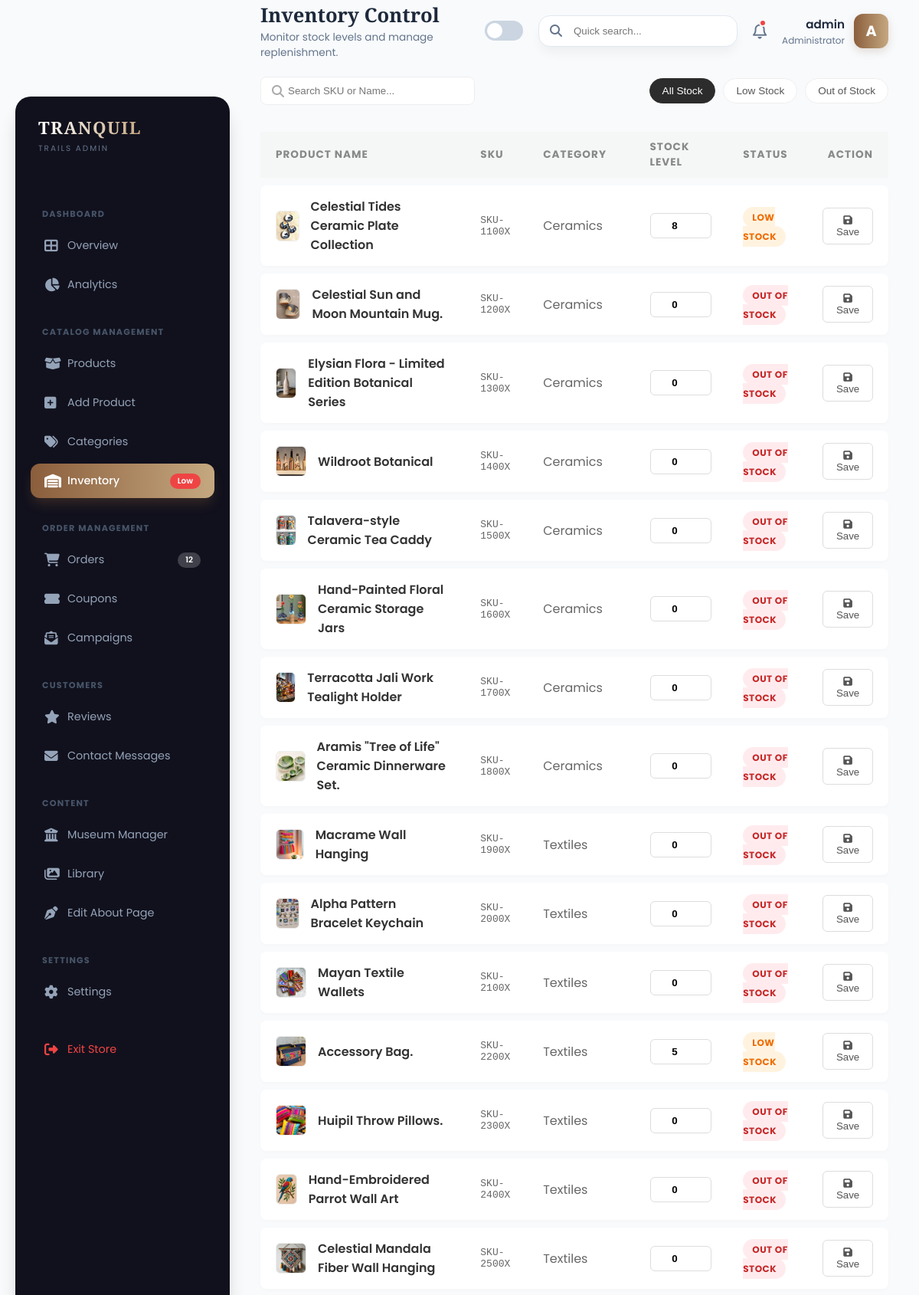
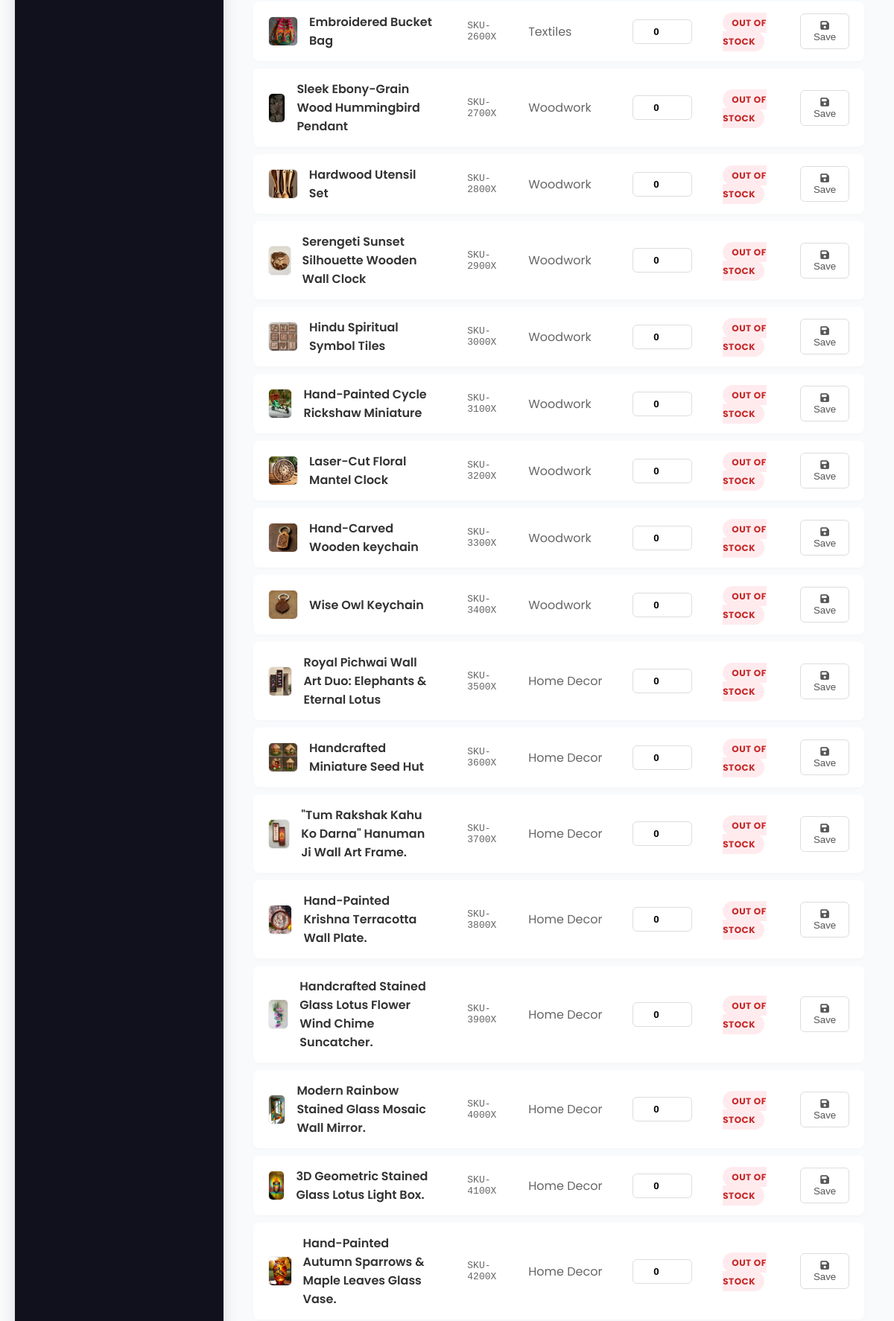
The page /admin-inventory/ (signed in, upper part) on the database its author committed (2 pictures, top to bottom).
### core/models.py (models this page shows, shortened)
class Product(models.Model):
    category = models.ForeignKey(Category, related_name='products', on_delete=models.CASCADE)
    name = models.CharField(max_length=200)
    slug = models.SlugField(unique=True)
    image = models.ImageField(upload_to='products/')
    description = models.TextField(blank=True)
    price = models.DecimalField(max_digits=10, decimal_places=2)
    stock = models.PositiveIntegerField(default=0)
    available = models.BooleanField(default=True)
    created_at = models.DateTimeField(auto_now_add=True)
    updated_at = models.DateTimeField(auto_now=True)

class Category(models.Model):
    name = models.CharField(max_length=100)
    slug = models.SlugField(unique=True)
    image = models.ImageField(upload_to='categories/', blank=True, null=True)
    class Meta:
        verbose_name_plural = "Categories"

### core/views.py (the view)
# urls.py: path('admin-inventory/', views.admin_inventory, name='admin_inventory'),
@login_required(login_url='login')
@user_passes_test(admin_only, login_url='login')
def admin_inventory(request):
    products = Product.objects.all().select_related('category')
    return render(request, 'admin/inventory.html', {
        'products': products
    })

### core/views.py (called while the page is built)
def admin_only(user):
    return user.is_authenticated and user.is_staff

### core/templates/admin/inventory.html (shortened to what this page needs)
{% extends 'admin/base_admin.html' %}
{% load static %}
{% block page_title %}Inventory Control{% endblock %}
{% block page_desc %}Monitor stock levels and manage replenishment.{% endblock %}
{% block content %}
<div class="fade-in-up">
    <div style="display: flex; justify-content: space-between; align-items: center; margin-bottom: 25px; flex-wrap: wrap; gap: 20px;">
        <div style="position: relative;">
            <i class="fas fa-search" style="position: absolute; left: 15px; top: 50%; transform: translateY(-50%); color: #aaa;"></i>
            <input type="text" id="invSearch" placeholder="Search SKU or Name..."
                   style="padding: 10px 10px 10px 35px; border: 1px solid #eee; border-radius: 8px; width: 280px; outline: none;">
        </div>
        <div style="display: flex; gap: 10px;">
            <button class="filter-chip active" onclick="filterTable('all', this)">All Stock</button>
            <button class="filter-chip" onclick="filterTable('low', this)">Low Stock</button>
            <button class="filter-chip" onclick="filterTable('out', this)">Out of Stock</button>
        </div>
    </div>
    <table class="modern-table">
        <thead>
            <tr>
                <th>Product Name</th>
                <th>SKU</th>
                <th>Category</th>
                <th>Stock Level</th>
                <th>Status</th>
                <th style="text-align: right;">Action</th>
            </tr>
        </thead>
        <tbody id="inventoryBody">
            {% for p in products %}
            <tr class="table-row"
                data-stock="{{ p.stock|default:0 }}"
                data-name="{{ p.name|lower }}"
                data-sku="SKU-{{ p.id }}">
                <td>
                    <div style="display: flex; align-items: center;">
                        {% if p.image %}
                            <img src="{{ p.image.url }}" class="prod-thumb">
                        {% else %}
                            <div class="prod-thumb" style="display:flex; align-items:center; justify-content:center;"><i class="fas fa-box" style="color:#ccc;"></i></div>
                        {% endif %}
                        <span style="font-weight: 600; color: #333;">{{ p.name }}</span>
                    </div>
                </td>
                <td style="color: #666; font-family: monospace;">SKU-{{ p.id }}00X</td>
                <td style="color: #666;">
                    {% if p.category %}{{ p.category.name }}{% else %}Uncategorized{% endif %}
                </td>
                <form method="POST" action="{% url 'admin_update_stock' p.id %}">
                    <td>
                        <input type="number" name="stock" value="{{ p.stock|default:0 }}" class="stock-input" min="0">
                    </td>
                    <td>
                        {% if p.stock > 10 %}
                            <span class="status-badge status-in">In Stock</span>
                        {% elif p.stock > 0 %}
                            <span class="status-badge status-low">Low Stock</span>
                        {% else %}
                            <span class="status-badge status-out">Out of Stock</span>
                        {% endif %}
                    </td>
                    <td style="text-align: right;">
                        <button type="submit" class="btn-update">
                            <i class="fas fa-save"></i> Save
                        </button>
                    </td>
                </form>
            </tr>
            {% empty %}
            <tr>
                <td colspan="6" style="text-align: center; padding: 40px; color: #999;">
                    No products found in inventory.
                </td>
            </tr>
            {% endfor %}
        </tbody>
    </table>
</div>
{% endblock %}

### core/templates/admin/base_admin.html (shortened to what this page needs)
{% load static %}
<!DOCTYPE html>
<html lang="en" data-theme="light"> <head>
    <link rel="stylesheet" href="https://cdnjs.cloudflare.com/ajax/libs/font-awesome/6.4.0/css/all.min.css">
</head>
<body>
    <aside class="sidebar" id="sidebar">
        <div class="logo-area">
            <div>
                <div class="logo-text">TRANQUIL</div>
                <div class="logo-sub">Trails Admin</div>
            </div>
        </div>
        <div class="nav-scroller">
            <div class="nav-category">Dashboard</div>
            <div class="nav-item">
                <a href="{% url 'admin_dashboard' %}" class="nav-link {% if request.resolver_match.url_name == 'admin_dashboard' %}active{% endif %}">
                    <i class="fas fa-th-large"></i> <span>Overview</span>
                </a>
            </div>
            <div class="nav-item">
                <a href="{% url 'admin_analytics' %}" class="nav-link {% if request.resolver_match.url_name == 'admin_analytics' %}active{% endif %}">
                    <i class="fas fa-chart-pie"></i> <span>Analytics</span>
                </a>
            </div>
            <div class="nav-category">Catalog Management</div>
            <div class="nav-item">
                <a href="{% url 'admin_products' %}" class="nav-link {% if request.resolver_match.url_name == 'admin_products' %}active{% endif %}">
                    <i class="fas fa-box-open"></i> <span>Products</span>
                </a>
            </div>
            <div class="nav-item">
                <a href="{% url 'admin_add_product' %}" class="nav-link {% if request.resolver_match.url_name == 'admin_add_product' %}active{% endif %}">
                    <i class="fas fa-plus-square"></i> <span>Add Product</span>
                </a>
            </div>
            <div class="nav-item">
                <a href="{% url 'admin_categories' %}" class="nav-link {% if request.resolver_match.url_name == 'admin_categories' %}active{% endif %}">
                    <i class="fas fa-tags"></i> <span>Categories</span>
                </a>
            </div>
            <div class="nav-item">
                <a href="{% url 'admin_inventory' %}" class="nav-link {% if request.resolver_match.url_name == 'admin_inventory' %}active{% endif %}">
                    <i class="fas fa-warehouse"></i> <span>Inventory</span>
                    <span class="badge bg-danger">Low</span>
                </a>
            </div>
            <div class="nav-category">Order Management</div>
            <div class="nav-item">
                <a href="{% url 'admin_orders' %}" class="nav-link {% if request.resolver_match.url_name == 'admin_orders' %}active{% endif %}">
                    <i class="fas fa-shopping-cart"></i> <span>Orders</span>
                    <span class="badge bg-accent">12</span>
                </a>
            </div>
             <div class="nav-item">
                <a href="{% url 'admin_discounts' %}" class="nav-link {% if request.resolver_match.url_name == 'admin_discounts' %}active{% endif %}">
                    <i class="fas fa-ticket-alt"></i> <span>Coupons</span>
                </a>
            </div>
            <div class="nav-item">
                <a href="{% url 'admin_campaigns' %}" class="nav-link {% if request.resolver_match.url_name == 'admin_campaigns' %}active{% endif %}">
                    <i class="fas fa-envelope-open-text"></i> <span>Campaigns</span>
                </a>
            </div>
            <div class="nav-category">Customers</div>
           <div class="nav-item">
                <a href="{% url 'admin_reviews' %}" class="nav-link {% if request.resolver_match.url_name == 'admin_reviews' %}active{% endif %}">
                    <i class="fas fa-star"></i> <span>Reviews</span>
                </a>
            </div>
                       <div class="nav-item">
                <a href="{% url 'admin_contact_messages' %}"
                class="nav-link {% if request.resolver_match.url_name == 'admin_contact_messages' %}active{% endif %}">
                    <i class="fas fa-envelope"></i> <span>Contact Messages</span>
                </a>
            </div>
            <div class="nav-category">Content</div>
            <div class="nav-item">
                <a href="{% url 'museum_manager' %}" class="nav-link {% if request.resolver_match.url_name == 'museum_manager' %}active{% endif %}">
                    <i class="fas fa-university"></i> <span>Museum Manager</span>
                </a>
            </div>
            <div class="nav-item">
                <a href="{% url 'admin_media' %}" class="nav-link {% if request.resolver_match.url_name == 'admin_media' %}active{% endif %}">
                    <i class="fas fa-images"></i> <span>Library</span>
                </a>
            </div>
             <div class="nav-item">
                <a href="{% url 'admin_about_editor' %}" class="nav-link {% if request.resolver_match.url_name == 'admin_about_editor' %}active{% endif %}">
                    <i class="fas fa-pen-nib"></i> <span>Edit About Page</span>
                </a>
            </div>
            <div class="nav-category">Settings</div>
            <div class="nav-item">
                <a href="{% url 'admin_settings' %}" class="nav-link {% if request.resolver_match.url_name == 'admin_settings' %}active{% endif %}">
                    <i class="fas fa-cog"></i> <span>Settings</span>
                </a>
            </div>
            <div class="nav-item">
                <a href="{% url 'home' %}" class="nav-link logout">
                    <i class="fas fa-sign-out-alt"></i> <span>Exit Store</span>
                </a>
            </div>
        </div>
    </aside>
    <div class="content-wrapper">
        <header class="top-header">
            <div class="header-left">
                <div class="page-title">
                    <h2>{% block page_title %}Dashboard{% endblock %}</h2>
                    <p>{% block page_desc %}Welcome back, Admin{% endblock %}</p>
                </div>
            </div>
            <div class="header-right">
                <div class="theme-switch-wrapper">
                    <label class="theme-switch" for="checkbox">
                        <div class="slider round">
                            <i class="fas fa-sun"></i>
                        </div>
                    </label>
                </div>
                <div class="search-box">
                    <i class="fas fa-search"></i>
                    <input type="text" placeholder="Quick search...">
                </div>
                <div class="notif-btn">
                    <i class="far fa-bell"></i>
                    <div class="notif-dot"></div>
                </div>
                <div class="user-profile">
                    <div class="user-info">
                        <span class="name">{{ user.first_name|default:user.username }}</span>
                        <span class="role">Administrator</span>
                    </div>
                    <div class="user-avatar">
                        {{ user.username|slice:":1"|upper }}
                    </div>
                </div>
            </div>
        </header>
        <div class="content-body">
            {% block content %}{% endblock %}
        </div>
    </div>
</body>
</html>

### core/templates/admin/inventory.html (style rules this page uses)
.fade-in-up { opacity: 1 !important; transform: none !important; -webkit-font-smoothing: antialiased; backface-visibility: hidden; }
.table-row { background: #ffffff !important; backdrop-filter: none !important; -webkit-backdrop-filter: none !important; transform: translateZ(0); margin-bottom: 10px; display: table-row; }
.modern-table { width: 100%; border-collapse: separate; border-spacing: 0 10px; }
.modern-table thead th { color: #888; font-size: 0.85rem; text-transform: uppercase; letter-spacing: 1px; padding: 10px 20px; text-align: left; position: sticky; top: 0; background: #f4f7f6; z-index: 10; }
.table-row { background: white; box-shadow: 0 2px 5px rgba(0,0,0,0.02); border-radius: 8px; transition: 0.2s; }
.table-row td { padding: 15px 20px; vertical-align: middle; border: none; }
.table-row td:first-child { border-top-left-radius: 8px; border-bottom-left-radius: 8px; }
.table-row td:last-child { border-top-right-radius: 8px; border-bottom-right-radius: 8px; }
.prod-thumb { width: 40px; height: 40px; border-radius: 6px; object-fit: cover; background: #f4f4f4; margin-right: 15px; border: 1px solid #eee; }
.status-badge { padding: 5px 12px; border-radius: 20px; font-size: 0.75rem; font-weight: 700; text-transform: uppercase; letter-spacing: 0.5px; }
.status-low { background: #fff3e0; color: #ef6c00; }
.status-out { background: #ffebee; color: #c62828; }
.filter-chip { background: white; border: 1px solid #eee; padding: 8px 16px; border-radius: 20px; font-size: 0.85rem; color: #555; cursor: pointer; transition: 0.2s; }
.filter-chip:hover, .filter-chip.active { background: #2c2c2c; color: white; border-color: #2c2c2c; }
.stock-input { width: 80px; padding: 8px; border: 1px solid #ddd; border-radius: 6px; text-align: center; font-weight: bold; }
.btn-update { background: none; border: 1px solid #ddd; padding: 8px 16px; border-radius: 6px; cursor: pointer; color: #555; transition: 0.2s; }
.modern-table form { display: contents; }

### rows shown on the page
Product: image (picture), name "Celestial Tides Ceramic Plate Collection", id "11", category.name "Ceramics", stock "8", shows "LOW STOCK"
Product: image (picture), name "Celestial Sun and Moon Mountain Mug.", id "12", category.name "Ceramics", stock "0", shows "OUT OF STOCK"
Product: image (picture), name "Elysian Flora - Limited Edition Botanical Series", id "13", category.name "Ceramics", stock "0", shows "OUT OF STOCK"
Product: image (picture), name "Wildroot Botanical", id "14", category.name "Ceramics", stock "0", shows "OUT OF STOCK"
Product: image (picture), name "Talavera-style Ceramic Tea Caddy", id "15", category.name "Ceramics", stock "0", shows "OUT OF STOCK"
Product: image (picture), name "Hand-Painted Floral Ceramic Storage Jars", id "16", category.name "Ceramics", stock "0", shows "OUT OF STOCK"
Product: image (picture), name "Terracotta Jali Work Tealight Holder", id "17", category.name "Ceramics", stock "0", shows "OUT OF STOCK"
Product: image (picture), name "Aramis \"Tree of Life\" Ceramic Dinnerware Set.", id "18", category.name "Ceramics", stock "0", shows "OUT OF STOCK"
Product: image (picture), name "Macrame Wall Hanging", id "19", category.name "Textiles", stock "0", shows "OUT OF STOCK"
Product: image (picture), name "Alpha Pattern Bracelet Keychain", id "20", category.name "Textiles", stock "0", shows "OUT OF STOCK"
Product: image (picture), name "Mayan Textile Wallets", id "21", category.name "Textiles", stock "0", shows "OUT OF STOCK"
Product: image (picture), name "Accessory Bag.", id "22", category.name "Textiles", stock "5", shows "LOW STOCK"
Product: image (picture), name "Huipil Throw Pillows.", id "23", category.name "Textiles", stock "0", shows "OUT OF STOCK"
Product: image (picture), name "Hand-Embroidered Parrot Wall Art", id "24", category.name "Textiles", stock "0", shows "OUT OF STOCK"
Product: image (picture), name "Celestial Mandala Fiber Wall Hanging", id "25", category.name "Textiles", stock "0", shows "OUT OF STOCK"
Product: image (picture), name "Embroidered Bucket Bag", id "26", category.name "Textiles", stock "0", shows "OUT OF STOCK"
Product: image (picture), name "Sleek Ebony-Grain Wood Hummingbird Pendant", id "27", category.name "Woodwork", stock "0", shows "OUT OF STOCK"
Product: image (picture), name "Hardwood Utensil Set", id "28", category.name "Woodwork", stock "0", shows "OUT OF STOCK"
Product: image (picture), name "Serengeti Sunset Silhouette Wooden Wall Clock", id "29", category.name "Woodwork", stock "0", shows "OUT OF STOCK"
Product: image (picture), name "Hindu Spiritual Symbol Tiles", id "30", category.name "Woodwork", stock "0", shows "OUT OF STOCK"
Product: image (picture), name "Hand-Painted Cycle Rickshaw Miniature", id "31", category.name "Woodwork", stock "0", shows "OUT OF STOCK"
Product: image (picture), name "Laser-Cut Floral Mantel Clock", id "32", category.name "Woodwork", stock "0", shows "OUT OF STOCK"
Product: image (picture), name "Hand-Carved Wooden keychain", id "33", category.name "Woodwork", stock "0", shows "OUT OF STOCK"
Product: image (picture), name "Wise Owl Keychain", id "34", category.name "Woodwork", stock "0", shows "OUT OF STOCK"
Product: image (picture), name "Royal Pichwai Wall Art Duo: Elephants & Eternal Lotus", id "35", category.name "Home Decor", stock "0", shows "OUT OF STOCK"
Product: image (picture), name "Handcrafted Miniature Seed Hut", id "36", category.name "Home Decor", stock "0", shows "OUT OF STOCK"
Product: image (picture), name "\"Tum Rakshak Kahu Ko Darna\" Hanuman Ji Wall Art Frame.", id "37", category.name "Home Decor", stock "0", shows "OUT OF STOCK"
Product: image (picture), name "Hand-Painted Krishna Terracotta Wall Plate.", id "38", category.name "Home Decor", stock "0", shows "OUT OF STOCK"
Product: image (picture), name "Handcrafted Stained Glass Lotus Flower Wind Chime Suncatcher.", id "39", category.name "Home Decor", stock "0", shows "OUT OF STOCK"
Product: image (picture), name "Modern Rainbow Stained Glass Mosaic Wall Mirror.", id "40", category.name "Home Decor", stock "0", shows "OUT OF STOCK"
Product: image (picture), name "3D Geometric Stained Glass Lotus Light Box.", id "41", category.name "Home Decor", stock "0", shows "OUT OF STOCK"
Product: image (picture), name "Hand-Painted Autumn Sparrows & Maple Leaves Glass Vase.", id "42", category.name "Home Decor", stock "0", shows "OUT OF STOCK"

### other values the page prints
{{ user.first_name|default:user.username }} "admin"
{{ user.username|slice:":1"|upper }} "A"
